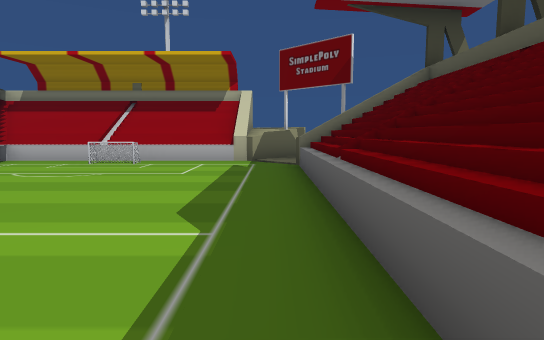
[1] (above)

17 first-person views from a walk through a scene from a Unity 3-D project. The camera is 1.5 m above the floor, tilts 6° down and sees 75° across. The floor is counted in squares, 2 m on a side. Each view is taken from the middle of a square. On the plan, view 1 faces up. The plan holds only what a view shows up to about 11 squares ahead; the rest is blank. The place goes on beyond the plan. Some animated figures are left out.

[2]
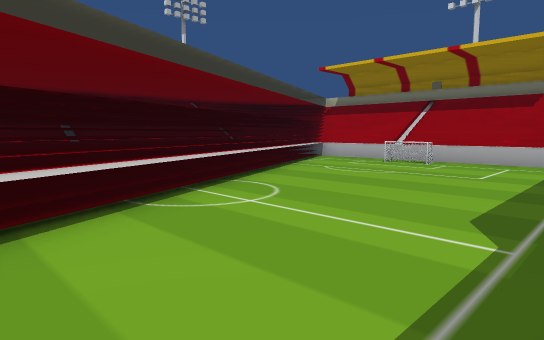

[3]
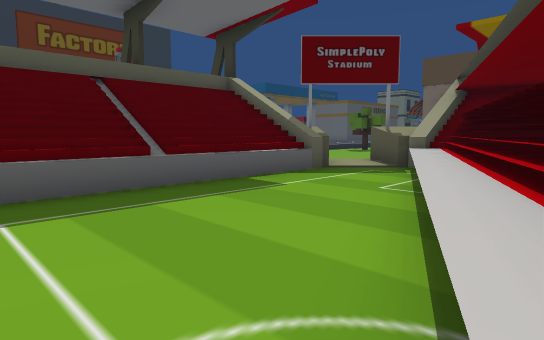

[4]
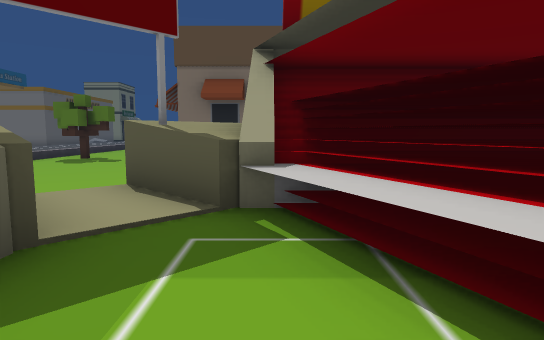

[5]
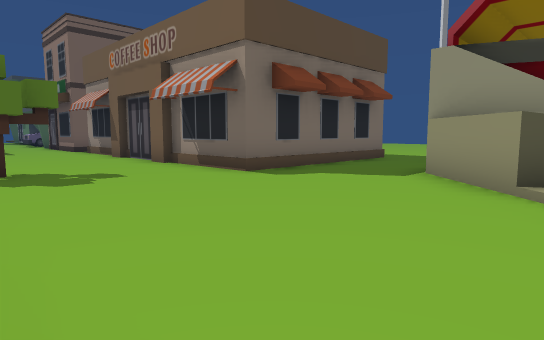

[6]
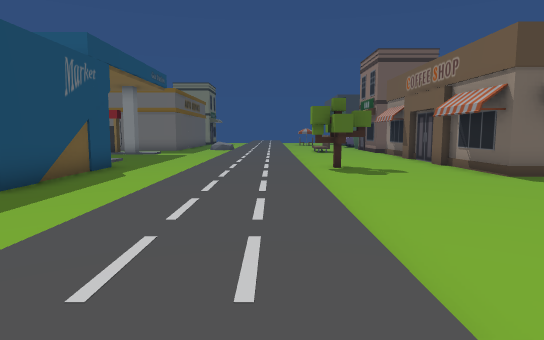

[7]
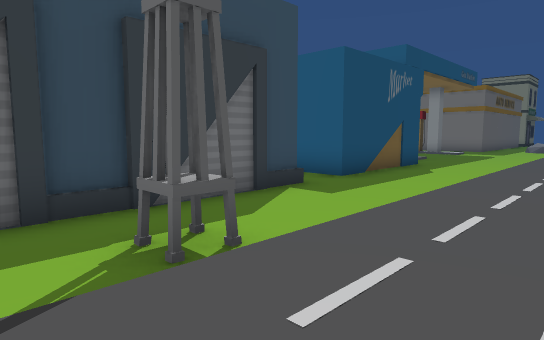

[8]
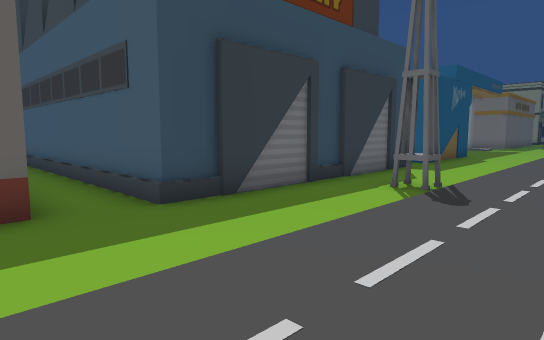

[9]
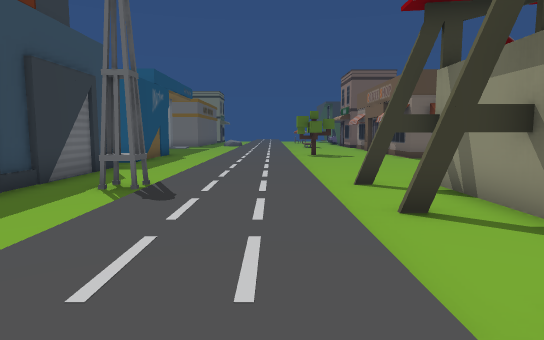

[10]
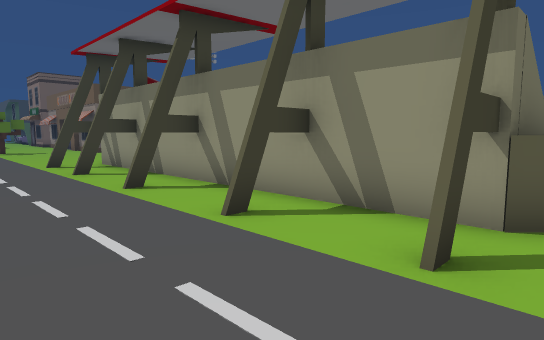

[11]
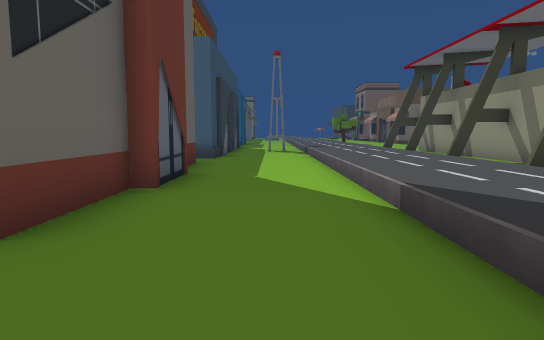

[12]
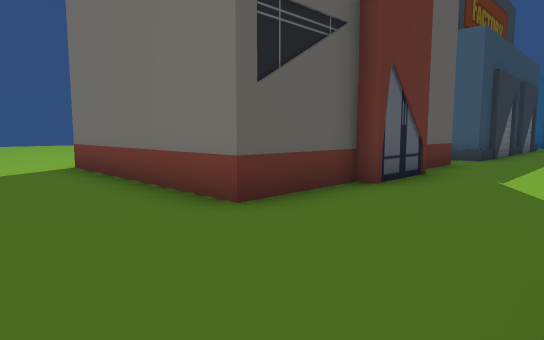

[13]
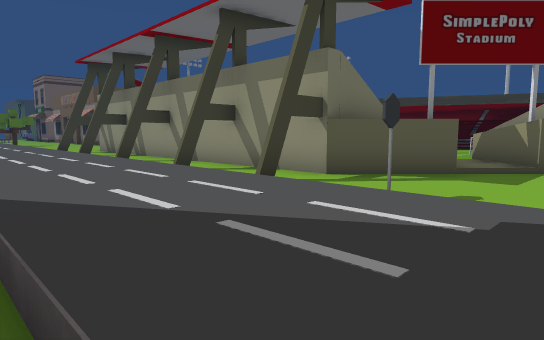

[14]
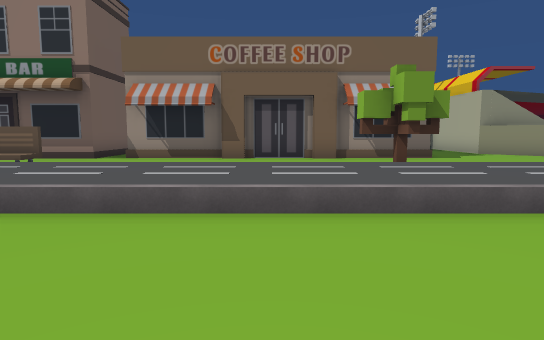

[15]
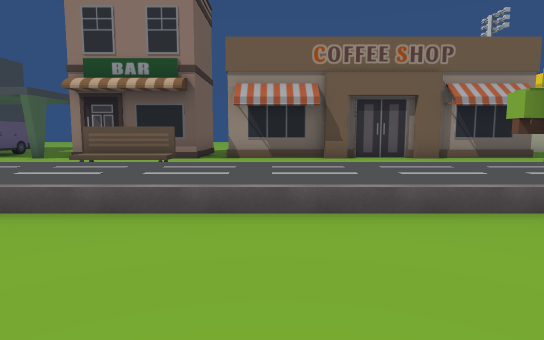

[16]
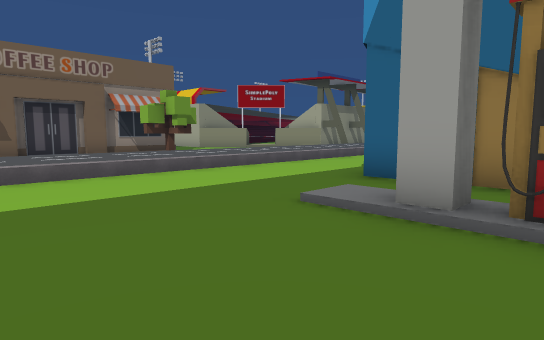

[17]
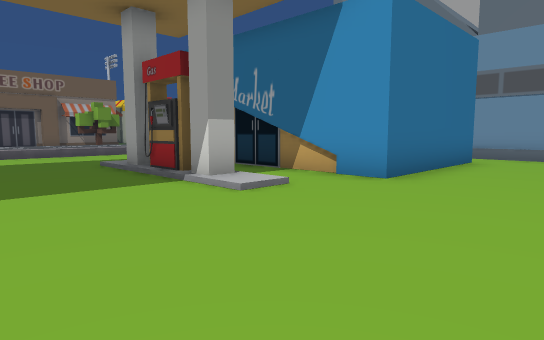

### Floor plan
Key: @ floor where view 1 was taken; # wall or solid block; . main floor; : floor 0.25 m higher than the main floor; + floor 0.75 m higher than the main floor; / step, stairs or slope; ^ raised ledge; T tree; B building; E bench.
Columns run from 8 left of view 1 to 22 right of it. Each row starts with its distance up from view 1.
 12               /++/....
 11 ##########..../++/..........
 10 #^^^^^^#^:/..#/++/.............
  9 #^::::::::##../++/..BBBBBB ....
  8 ##:::::::###.#/++/..B
  7 ##^::::::^##../++/..B
  6  #^::::::^##.#/++/..B
  5  ##^:::::^##../++/..B
  4  ##^:::::^##../++/..B
  3   ##:::::^##.#/++/..B
  2   ##^::::^##../++/..........
  1    ##::::^##../++/..BBBBBBBBBB
  0     #^::@^##.#/++/..BB
 -1     #^:::^##../++/..B
 -2      #^::^##../++/..BB
 -3      #^::###.#/++/#.BB
 -4      ##^::  ../++/..BB
 -5      ###^:/.../++/..BB
 -6       ####..../++/..BB  BBBB
 -7        ##...../++/...     ..
 -8       ......../++/..##    #..
 -9      ........./++/..#     #..
-10     ........../++/..#     #..
-11     ######..../++/..#     #..
-12          #...T/++/..#######..
-13          #...T/++/...........
-14          #..../++/.../###/....
-15          #..../++/.../////....
-16          #... /++/............
-17          #... /++/............
-18          #... /++/...... .....
-19          #..  /++...
-20          ...  /++/.
-21          #..E /++/

Where each view was taken, in squares from view 1:
view 1: 0 up, 0 right, facing up
view 2: 0 up, 0 right, facing up-left
view 3: 3 up, 4 left, facing down-right
view 4: 1 down, 1 left, facing down
view 5: 5 down, 6 right, facing down-left
view 6: 2 down, 7 right, facing down
view 7: 1 down, 7 right, facing down-right
view 8: 4 up, 7 right, facing down-right
view 9: 4 up, 7 right, facing down
view 10: 9 up, 8 right, facing down-left
view 11: 12 up, 10 right, facing down
view 12: 12 up, 9 right, facing down-right
view 13: 12 up, 9 right, facing down-left
view 14: 15 down, 12 right, facing left
view 15: 18 down, 12 right, facing left
view 16: 18 down, 15 right, facing up-left
view 17: 18 down, 21 right, facing up-left
